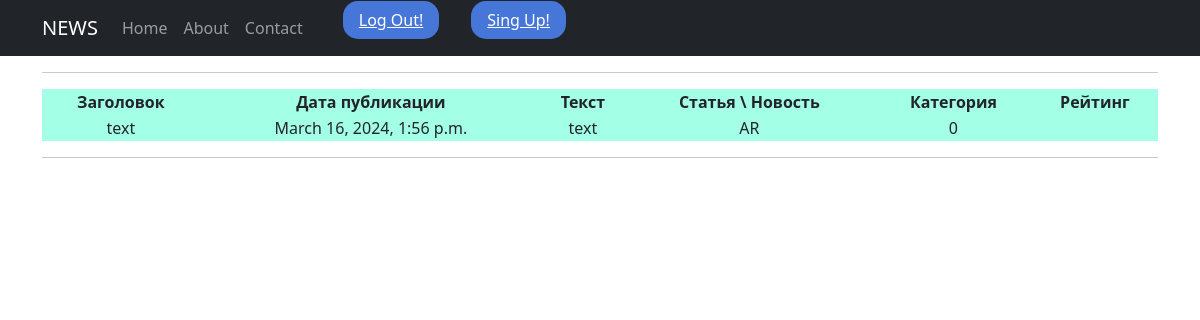
Page /news/2 (signed in) on the committed database.
### news/models.py (models this page shows, shortened)
class Post (models.Model):
    auther = models.ForeignKey(Author, on_delete=models.CASCADE)
    rulobject = models.CharField(max_length=2,choices=POSITIONS)
    date =models.DateTimeField(auto_now_add=True)
    catygorys = models.ManyToManyField(Category,through='PostCategory')
    header = models.CharField(max_length=30)
    text = models.TextField()
    _postratio = models.IntegerField(default=0)
    @property
    def postratio(self):
        return self._postratio

### news/views.py (the view)
# urls.py: path('<int:pk>',DetailPost.as_view(),name='post_detail'),
class DetailPost(LoginRequiredMixin,DetailView):
    model = Post
    template_name = 'flatpages/new.html'
    context_object_name = 'new'

### news/templatetags/custom_filters.py (called while the page is built)
@register.filter()
def censor(value):
    for word in BAD_WORDS:
        replace = "".join(['*'] * (len(word)-1))
        value = re.sub(word[1:], replace, value)
    return value

### templates/flatpages/new.html (shortened to what this page needs)
{% extends 'flatpages/default.html' %}
{% load custom_filters %}
{% block content %}
 <hr>
       <table bgcolor="#a3ffe5" align="center" width="100%"   >
           <tr >
               <td ><strong>Заголовок</strong></td>
               <td><strong>Дата публикации</strong></td>
               <td><strong>Текст</strong></td>
               <td><strong>Статья \ Новость </strong></td>
               <td><strong>Категория </strong></td>
               <td><strong>Рейтинг </strong></td>
           </tr>
           <tr>
               <td>{{ new.header }}</td>
               <td>{{ new.date }}</td>
               <td>{{ new.text|censor}}</td>
               <td>{{ new.rulobject }}</td>
               <td>{{ new.postratio}}</td>
           </tr>
       </table>
         <hr>
{% endblock content %}

### rows in the picture
Post: header "text", date "March 16, 2024, 1:56 p.m.", text|censor "text", rulobject "AR", postratio "0"
